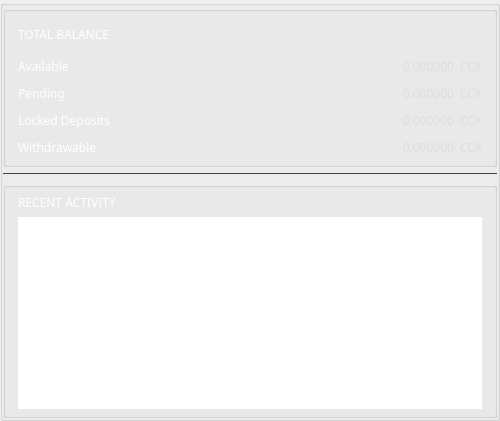
          <widget class="QGroupBox" name="ov_leftBox">
           <property name="sizePolicy">
            <sizepolicy hsizetype="Preferred" vsizetype="Expanding">
             <horstretch>0</horstretch>
             <verstretch>0</verstretch>
            </sizepolicy>
           </property>
           <property name="minimumSize">
            <size>
             <width>500</width>
             <height>0</height>
            </size>
           </property>
           <property name="maximumSize">
            <size>
             <width>500</width>
             <height>16777215</height>
            </size>
           </property>
           <property name="styleSheet">
            <string notr="true">color: #fff;</string>
           </property>
           <property name="alignment">
            <set>Qt::AlignLeading|Qt::AlignLeft|Qt::AlignVCenter</set>
           </property>
           <layout class="QVBoxLayout" name="verticalLayout_4">
            <property name="spacing">
             <number>6</number>
            </property>
            <property name="leftMargin">
             <number>0</number>
            </property>
            <property name="topMargin">
             <number>0</number>
            </property>
            <property name="rightMargin">
             <number>0</number>
            </property>
            <property name="bottomMargin">
             <number>0</number>
            </property>
            <item>
             <widget class="QGroupBox" name="ov_fundsBox">
              <property name="sizePolicy">
               <sizepolicy hsizetype="Preferred" vsizetype="Preferred">
                <horstretch>0</horstretch>
                <verstretch>0</verstretch>
               </sizepolicy>
              </property>
              <property name="styleSheet">
               <string notr="true"/>
              </property>
              <property name="title">
               <string/>
              </property>
              <property name="alignment">
               <set>Qt::AlignLeading|Qt::AlignLeft|Qt::AlignVCenter</set>
              </property>
              <layout class="QGridLayout" name="gridLayout_4">
               <property name="leftMargin">
                <number>12</number>
               </property>
               <property name="topMargin">
                <number>6</number>
               </property>
               <property name="rightMargin">
                <number>12</number>
               </property>
               <property name="bottomMargin">
                <number>6</number>
               </property>
               <property name="spacing">
                <number>6</number>
               </property>
               <item row="3" column="0">
                <widget class="QLabel" name="label_pending">
                 <property name="sizePolicy">
                  <sizepolicy hsizetype="Expanding" vsizetype="Preferred">
                   <horstretch>0</horstretch>
                   <verstretch>0</verstretch>
                  </sizepolicy>
                 </property>
                 <property name="minimumSize">
                  <size>
                   <width>0</width>
                   <height>21</height>
                  </size>
                 </property>
                 <property name="font">
                  <font>
                   <family>Poppins</family>
                  </font>
                 </property>
                 <property name="styleSheet">
                  <string notr="true"/>
                 </property>
                 <property name="text">
                  <string>Pending</string>
                 </property>
                </widget>
               </item>
               <item row="4" column="2">
                <widget class="QLabel" name="m_tickerLabel2">
                 <property name="sizePolicy">
                  <sizepolicy hsizetype="Preferred" vsizetype="Preferred">
                   <horstretch>0</horstretch>
                   <verstretch>0</verstretch>
                  </sizepolicy>
                 </property>
                 <property name="minimumSize">
                  <size>
                   <width>0</width>
                   <height>21</height>
                  </size>
                 </property>
                 <property name="font">
                  <font>
                   <family>Poppins</family>
                  </font>
                 </property>
                 <property name="styleSheet">
                  <string notr="true">color: #ddd;</string>
                 </property>
                 <property name="text">
                  <string notr="true">CCX</string>
                 </property>
                </widget>
               </item>
               <item row="2" column="0">
                <widget class="QLabel" name="label_available">
                 <property name="sizePolicy">
                  <sizepolicy hsizetype="Expanding" vsizetype="Preferred">
                   <horstretch>0</horstretch>
                   <verstretch>0</verstretch>
                  </sizepolicy>
                 </property>
                 <property name="minimumSize">
                  <size>
                   <width>0</width>
                   <height>21</height>
                  </size>
                 </property>
                 <property name="font">
                  <font>
                   <family>Poppins</family>
                  </font>
                 </property>
                 <property name="styleSheet">
                  <string notr="true"/>
                 </property>
                 <property name="text">
                  <string>Available</string>
                 </property>
                </widget>
               </item>
               <item row="0" column="0" colspan="2">
                <widget class="QLabel" name="title_totalBalance">
                 <property name="minimumSize">
                  <size>
                   <width>250</width>
                   <height>32</height>
                  </size>
                 </property>
                 <property name="maximumSize">
                  <size>
                   <width>250</width>
                   <height>32</height>
                  </size>
                 </property>
                 <property name="font">
                  <font>
                   <family>Poppins</family>
                  </font>
                 </property>
                 <property name="styleSheet">
                  <string notr="true"/>
                 </property>
                 <property name="text">
                  <string>TOTAL BALANCE</string>
                 </property>
                </widget>
               </item>
               <item row="5" column="1">
                <widget class="QLabel" name="m_unlockedDeposits">
                 <property name="minimumSize">
                  <size>
                   <width>0</width>
                   <height>21</height>
                  </size>
                 </property>
                 <property name="font">
                  <font>
                   <family>Poppins</family>
                  </font>
                 </property>
                 <property name="styleSheet">
                  <string notr="true">color: #ddd;</string>
                 </property>
                 <property name="text">
                  <string notr="true">0.000000</string>
                 </property>
                 <property name="alignment">
                  <set>Qt::AlignRight|Qt::AlignTrailing|Qt::AlignVCenter</set>
                 </property>
                </widget>
               </item>
               <item row="5" column="2">
                <widget class="QLabel" name="m_tickerLabel4">
                 <property name="sizePolicy">
                  <sizepolicy hsizetype="Preferred" vsizetype="Preferred">
                   <horstretch>0</horstretch>
                   <verstretch>0</verstretch>
                  </sizepolicy>
                 </property>
                 <property name="minimumSize">
                  <size>
                   <width>0</width>
                   <height>21</height>
                  </size>
                 </property>
                 <property name="font">
                  <font>
                   <family>Poppins</family>
                  </font>
                 </property>
                 <property name="styleSheet">
                  <string notr="true">color: #ddd;</string>
                 </property>
                 <property name="text">
                  <string notr="true">CCX</string>
                 </property>
                </widget>
               </item>
               <item row="3" column="1">
                <widget class="QLabel" name="m_lockedBalance">
                 <property name="minimumSize">
                  <size>
                   <width>0</width>
                   <height>21</height>
                  </size>
                 </property>
                 <property name="font">
                  <font>
                   <family>Poppins</family>
                  </font>
                 </property>
                 <property name="styleSheet">
                  <string notr="true">color: #ddd;</string>
                 </property>
                 <property name="text">
                  <string notr="true">0.000000</string>
                 </property>
                 <property name="alignment">
                  <set>Qt::AlignRight|Qt::AlignTrailing|Qt::AlignVCenter</set>
                 </property>
                </widget>
               </item>
               <item row="2" column="2">
                <widget class="QLabel" name="m_tickerLabel1">
                 <property name="sizePolicy">
                  <sizepolicy hsizetype="Preferred" vsizetype="Preferred">
                   <horstretch>0</horstretch>
                   <verstretch>0</verstretch>
                  </sizepolicy>
                 </property>
                 <property name="minimumSize">
                  <size>
                   <width>0</width>
                   <height>21</height>
                  </size>
                 </property>
                 <property name="font">
                  <font>
                   <family>Poppins</family>
                  </font>
                 </property>
                 <property name="styleSheet">
                  <string notr="true">color: #ddd;</string>
                 </property>
                 <property name="text">
                  <string notr="true">CCX</string>
                 </property>
                </widget>
               </item>
               <item row="5" column="0">
                <widget class="QLabel" name="m_depositsUnlockedTitle">
                 <property name="sizePolicy">
                  <sizepolicy hsizetype="Expanding" vsizetype="Preferred">
                   <horstretch>0</horstretch>
                   <verstretch>0</verstretch>
                  </sizepolicy>
                 </property>
                 <property name="minimumSize">
                  <size>
                   <width>0</width>
                   <height>21</height>
                  </size>
                 </property>
                 <property name="font">
                  <font>
                   <family>Poppins</family>
                  </font>
                 </property>
                 <property name="styleSheet">
                  <string notr="true"/>
                 </property>
                 <property name="text">
                  <string>Withdrawable</string>
                 </property>
                </widget>
               </item>
               <item row="3" column="2">
                <widget class="QLabel" name="m_tickerLabel1_2">
                 <property name="sizePolicy">
                  <sizepolicy hsizetype="Preferred" vsizetype="Preferred">
                   <horstretch>0</horstretch>
                   <verstretch>0</verstretch>
                  </sizepolicy>
                 </property>
                 <property name="minimumSize">
                  <size>
                   <width>0</width>
                   <height>21</height>
                  </size>
                 </property>
                 <property name="font">
                  <font>
                   <family>Poppins</family>
                  </font>
                 </property>
                 <property name="styleSheet">
                  <string notr="true">color: #ddd;</string>
                 </property>
                 <property name="text">
                  <string notr="true">CCX</string>
                 </property>
                </widget>
               </item>
               <item row="2" column="1">
                <widget class="QLabel" name="m_actualBalanceLabel">
                 <property name="minimumSize">
                  <size>
                   <width>0</width>
                   <height>21</height>
                  </size>
                 </property>
                 <property name="font">
                  <font>
                   <family>Poppins</family>
                  </font>
                 </property>
                 <property name="styleSheet">
                  <string notr="true">color: #ddd;</string>
                 </property>
                 <property name="text">
                  <string notr="true">0.000000</string>
                 </property>
                 <property name="alignment">
                  <set>Qt::AlignRight|Qt::AlignTrailing|Qt::AlignVCenter</set>
                 </property>
                </widget>
               </item>
               <item row="4" column="0">
                <widget class="QLabel" name="label_lockedDeposits">
                 <property name="sizePolicy">
                  <sizepolicy hsizetype="Expanding" vsizetype="Preferred">
                   <horstretch>0</horstretch>
                   <verstretch>0</verstretch>
                  </sizepolicy>
                 </property>
                 <property name="minimumSize">
                  <size>
                   <width>0</width>
                   <height>21</height>
                  </size>
                 </property>
                 <property name="font">
                  <font>
                   <family>Poppins</family>
                  </font>
                 </property>
                 <property name="styleSheet">
                  <string notr="true"/>
                 </property>
                 <property name="text">
                  <string>Locked Deposits</string>
                 </property>
                </widget>
               </item>
               <item row="4" column="1">
                <widget class="QLabel" name="m_lockedDeposits">
                 <property name="minimumSize">
                  <size>
                   <width>0</width>
                   <height>21</height>
                  </size>
                 </property>
                 <property name="font">
                  <font>
                   <family>Poppins</family>
                  </font>
                 </property>
                 <property name="styleSheet">
                  <string notr="true">color: #ddd;</string>
                 </property>
                 <property name="text">
                  <string notr="true">0.000000</string>
                 </property>
                 <property name="alignment">
                  <set>Qt::AlignRight|Qt::AlignTrailing|Qt::AlignVCenter</set>
                 </property>
                </widget>
               </item>
              </layout>
             </widget>
            </item>
            <item>
             <widget class="Line" name="ov_line1">
              <property name="styleSheet">
               <string notr="true">border-top: 1px solid #444;</string>
              </property>
              <property name="orientation">
               <enum>Qt::Horizontal</enum>
              </property>
             </widget>
            </item>
            <item>
             <widget class="QGroupBox" name="ov_recentBox">
              <property name="sizePolicy">
               <sizepolicy hsizetype="Preferred" vsizetype="Expanding">
                <horstretch>0</horstretch>
                <verstretch>0</verstretch>
               </sizepolicy>
              </property>
              <property name="minimumSize">
               <size>
                <width>175</width>
                <height>0</height>
               </size>
              </property>
              <property name="styleSheet">
               <string notr="true"/>
              </property>
              <property name="title">
               <string/>
              </property>
              <layout class="QGridLayout" name="gridLayout_13">
               <property name="leftMargin">
                <number>12</number>
               </property>
               <property name="topMargin">
                <number>6</number>
               </property>
               <property name="rightMargin">
                <number>12</number>
               </property>
               <property name="bottomMargin">
                <number>6</number>
               </property>
               <property name="spacing">
                <number>6</number>
               </property>
               <item row="0" column="0">
                <widget class="QLabel" name="title_recent">
                 <property name="font">
                  <font>
                   <family>Poppins</family>
                  </font>
                 </property>
                 <property name="styleSheet">
                  <string notr="true"/>
                 </property>
                 <property name="text">
                  <string>RECENT ACTIVITY</string>
                 </property>
                </widget>
               </item>
               <item row="1" column="0">
                <widget class="QLabel" name="m_recentActivitySyncLabel">
                  <property name="sizePolicy">
                  <sizepolicy hsizetype="Preferred" vsizetype="Expanding">
                    <horstretch>0</horstretch>
                    <verstretch>0</verstretch>
                  </sizepolicy>
                  </property>
                  <property name="font">
                  <font>
                    <family>Poppins</family>
                    <pointsize>10</pointsize>
                  </font>
                  </property>
                  <property name="styleSheet">
                  <string notr="true">border: none;</string>
                  </property>
                  <property name="text">
                  <string notr="true">Synchronizing</string>
                  </property>
                  <property name="alignment">
                  <set>Qt::AlignCenter</set>
                  </property>
                  <property name="wordWrap">
                  <bool>true</bool>
                  </property>
                </widget>
                </item>
               <item row="1" column="0">
                <widget class="QTreeView" name="m_recentTransactionsView">
                 <property name="sizePolicy">
                  <sizepolicy hsizetype="Preferred" vsizetype="Expanding">
                   <horstretch>0</horstretch>
                   <verstretch>0</verstretch>
                  </sizepolicy>
                 </property>
                 <property name="minimumSize">
                  <size>
                   <width>311</width>
                   <height>3</height>
                  </size>
                 </property>
                 <property name="maximumSize">
                  <size>
                   <width>16777215</width>
                   <height>16777215</height>
                  </size>
                 </property>
                 <property name="font">
                  <font>
                   <family>Poppins</family>
                   <pointsize>10</pointsize>
                  </font>
                 </property>
                 <property name="focusPolicy">
                  <enum>Qt::NoFocus</enum>
                 </property>
                 <property name="styleSheet">
                  <string notr="true">border: none;
font-size: 10pt;</string>
                 </property>
                 <property name="frameShape">
                  <enum>QFrame::NoFrame</enum>
                 </property>
                 <property name="verticalScrollBarPolicy">
                  <enum>Qt::ScrollBarAlwaysOff</enum>
                 </property>
                 <property name="horizontalScrollBarPolicy">
                  <enum>Qt::ScrollBarAlwaysOff</enum>
                 </property>
                 <property name="autoScrollMargin">
                  <number>1</number>
                 </property>
                 <property name="editTriggers">
                  <set>QAbstractItemView::NoEditTriggers</set>
                 </property>
                 <property name="alternatingRowColors">
                  <bool>true</bool>
                 </property>
                 <property name="selectionMode">
                  <enum>QAbstractItemView::NoSelection</enum>
                 </property>
                 <property name="indentation">
                  <number>0</number>
                 </property>
                 <property name="rootIsDecorated">
                  <bool>false</bool>
                 </property>
                 <property name="uniformRowHeights">
                  <bool>true</bool>
                 </property>
                 <property name="itemsExpandable">
                  <bool>false</bool>
                 </property>
                 <property name="headerHidden">
                  <bool>true</bool>
                 </property>
                 <property name="expandsOnDoubleClick">
                  <bool>false</bool>
                 </property>
                </widget>
               </item>
              </layout>
             </widget>
            </item>
           </layout>
          </widget>
